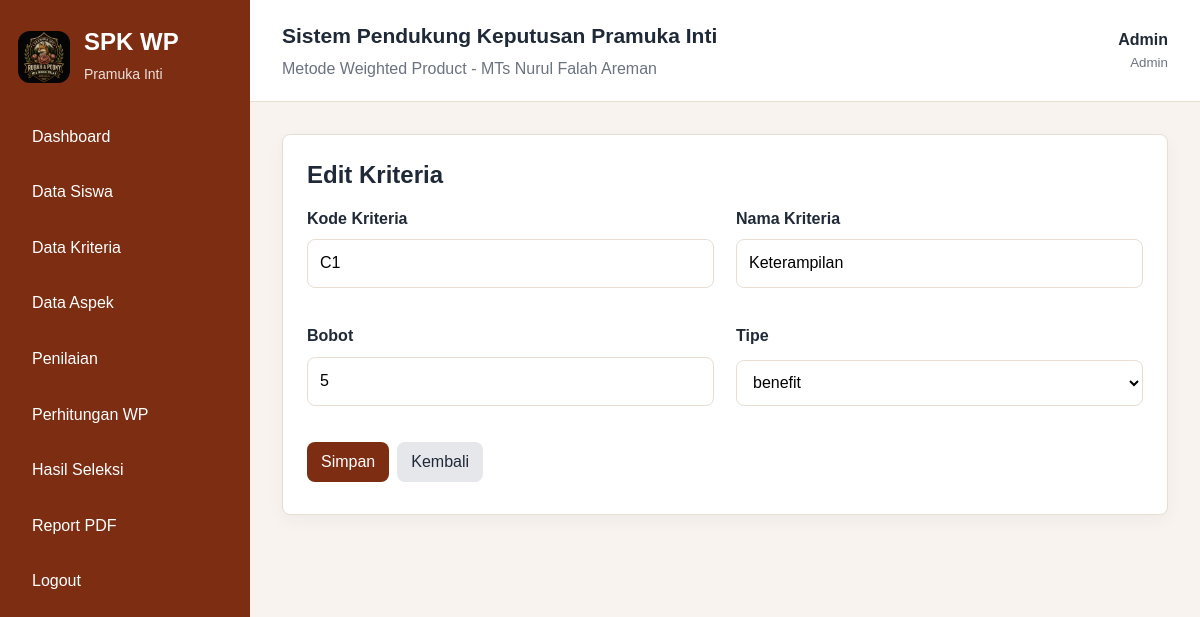
Screenshot of /pages/kriteria/edit.php?id=1 (signed in) with the database file from the repository.
### tables this page shows
CREATE TABLE kriteria (
    id_kriteria INT AUTO_INCREMENT PRIMARY KEY,
    kode_kriteria VARCHAR(10) NOT NULL UNIQUE,
    nama_kriteria VARCHAR(100) NOT NULL,
    bobot FLOAT NOT NULL,
    tipe ENUM('benefit','cost') NOT NULL DEFAULT 'benefit'
);

### includes/auth.php (called while the page is built, shortened)
<?php
function e($value): string
{
    return htmlspecialchars((string) $value, ENT_QUOTES, 'UTF-8');
}

### pages/kriteria/edit.php (the view, shortened to what this page needs)
<?php
require_once __DIR__ . '/../../config/database.php';
require_once __DIR__ . '/../../includes/auth.php';
$id = (int) ($_GET['id'] ?? 0);
$stmt = $pdo->prepare('SELECT * FROM kriteria WHERE id_kriteria=?');
$stmt->execute([$id]);
$data = $stmt->fetch();
$errors = [];
include __DIR__ . '/../../includes/header.php';
?>
<div class="card"><h2>Edit Kriteria</h2><?php print_errors($errors); ?><form method="post">
    <div class="form-grid">
        <div class="form-group"><label>Kode Kriteria</label><input name="kode_kriteria" required value="<?= e($_POST['kode_kriteria'] ?? $data['kode_kriteria']) ?>"></div>
        <div class="form-group"><label>Nama Kriteria</label><input name="nama_kriteria" required value="<?= e($_POST['nama_kriteria'] ?? $data['nama_kriteria']) ?>"></div>
        <div class="form-group"><label>Bobot</label><input type="number" step="0.01" min="0.01" name="bobot" required value="<?= e($_POST['bobot'] ?? $data['bobot']) ?>"></div>
        <div class="form-group"><label>Tipe</label><select name="tipe" required><?php foreach (['benefit','cost'] as $tipe): ?><option value="<?= e($tipe) ?>" <?= $data['tipe'] === $tipe ? 'selected' : '' ?>><?= e($tipe) ?></option><?php endforeach; ?></select></div>
    </div><button class="btn btn-primary" type="submit">Simpan</button><a class="btn" href="index.php">Kembali</a>
</form></div>
<?php include __DIR__ . '/../../includes/footer.php'; ?>

### assets/css/style.css (style rules this page uses)
:root { --primary: #7c2d12; --primary-light: #ffedd5; --dark: #1f2937; --muted: #6b7280; --border: #e7ddd3; --bg: #f8f3ee; --white: #ffffff; --danger: #b91c1c; --warning: #854d0e; }
* { box-sizing: border-box; }
body { margin: 0; font-family: Arial, sans-serif; background: var(--bg); color: var(--dark); line-height: 1.55; }
a { color: inherit; text-decoration: none; }
input, select, textarea, button { font: inherit; }
.card { background: var(--white); border: 1px solid var(--border); border-radius: 8px; padding: 24px; margin-bottom: 24px; box-shadow: 0 6px 18px rgba(15, 23, 42, .04); }
.card h2, .card h3 { margin: 0 0 16px; line-height: 1.3; }
.form-grid { display: grid; column-gap: 22px; row-gap: 18px; grid-template-columns: repeat(2, minmax(0, 1fr)); margin-bottom: 18px; }
.form-group { display: grid; gap: 8px; margin-bottom: 18px; }
label { font-weight: 700; }
input, select, textarea { width: 100%; border: 1px solid var(--border); border-radius: 8px; padding: 11px 12px; background: #fff; }
.btn { display: inline-flex; align-items: center; justify-content: center; gap: 6px; border: 0; border-radius: 8px; padding: 10px 14px; cursor: pointer; background: #e5e7eb; color: var(--dark); margin: 0 8px 8px 0; line-height: 1.25; min-height: 40px; }
.btn-primary { background: var(--primary); color: var(--white); }

### rows the page displays
kriteria: kode_kriteria "C1", nama_kriteria "Keterampilan", bobot "5"

### other values shown
$_SESSION['user']['nama'] "Admin"
str_replace('_', ' ', user_role()) "Admin"
form field tipe "benefit"
